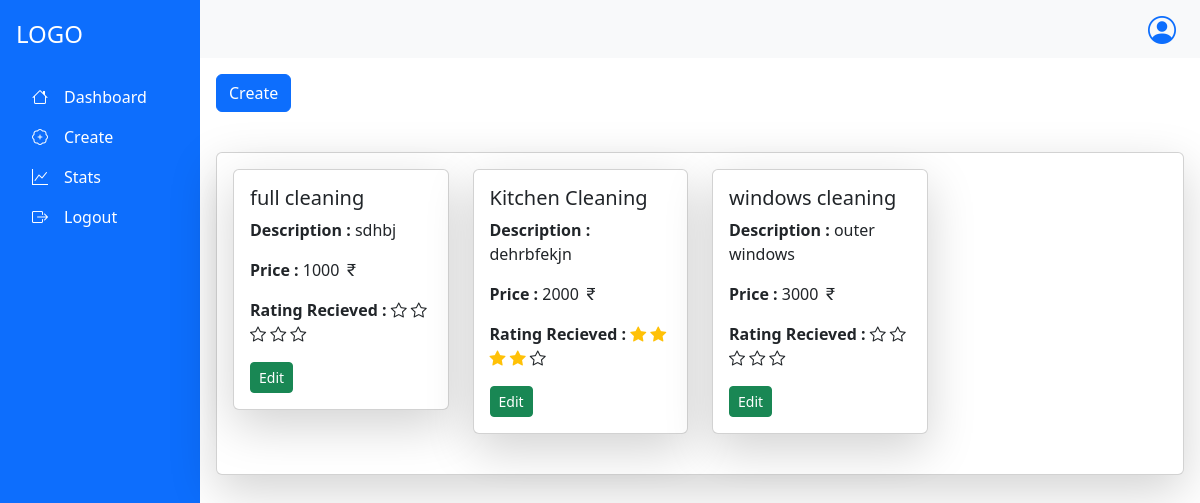
The page /serviceprovider/create (signed in) on the database as committed earlier.
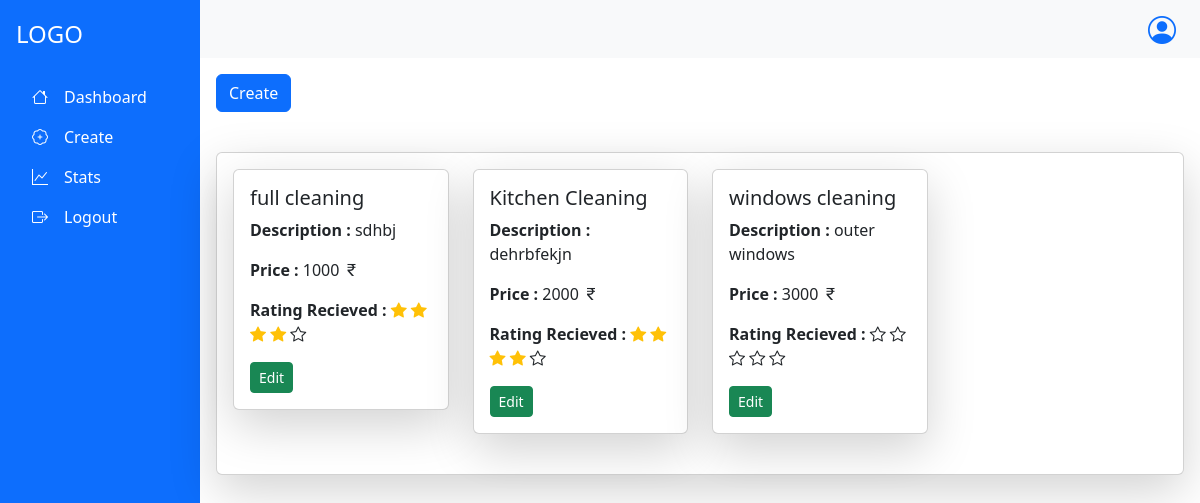
The same page on the database as committed later.
### app.py (models this page shows)
class Package(db.Model):
    __tablename__="package"
    p_id=db.Column(db.Integer, primary_key=True, autoincrement= True)
    p_name=db.Column(db.String,unique=True)
    p_price=db.Column(db.Integer)
    p_description=db.Column(db.String)
    p_rating=db.Column(db.Integer)
    s_id=db.Column(db.Integer, db.ForeignKey("services.s_id"),nullable=False)
    sp_id=db.Column(db.Integer, db.ForeignKey("serviceprovider.sp_id"),nullable=False)
    req=db.relationship("Request",backref="pack")

### app.py (the view, shortened to what this page needs)
@app.route("/serviceprovider/create",methods=["GET","POST"])
def create_pack():
    if request.method=="GET":
        P=db.session.query(Package).filter_by(sp_id=current_user.sp_id).all()
        return render_template("/ServiceProvider/create_package.html",mypackage=P,cu=current_user)

### app.py (called while the page is built)
@login_manager.user_loader
def load_user(user_id):
        utype,id=user_id.split("-")
        if utype=="c":
            return db.session.query(Customer).filter_by(c_id=id).first()
        elif utype=='sp':
            return db.session.query(ServiceProvider).filter_by(sp_id=id).first()
        else:
            return db.session.query(Admin).filter_by(admin_id=id).first()

### templates/ServiceProvider/create_package.html (shortened to what this page needs)
{% extends "/ServiceProvider/serviceprovider_base.html" %}
{% block content %}
<p class="d-inline-flex gap-1">
    <button class="btn btn-primary" type="button" data-bs-toggle="collapse" data-bs-target="#collapseExample" aria-expanded="false" aria-controls="collapseExample">
      Create
    </button>
</p>
<div class="card mb-3 shadow-lg mt-4">
    <div class="card-body">
      <div class="row row-cols-1 row-cols-2 row-cols-3 row-cols-4 g-4">
      {% for p in mypackage %}
      <div class="col mb-4">
        <div class="card shadow-lg" style="width: 100%;">
            <div class="card-body">
                <h5 class="card-text">{{p.p_name}}</h5>
                <p class="card-text"><b>Description : </b>{{p.p_description}}</p>
                <p class="card-text"><b>Price : </b>{{p.p_price}} <i class="bi bi-currency-rupee"></i></p>
                <p>
                  <Strong>Rating Recieved : </Strong>
                  {% for i in range(p.p_rating) %}
                    <i class="bi bi-star-fill text-warning"></i>
                  {% endfor %}
                  {% for i in range(5-p.p_rating) %}
                    <i class="bi bi-star"></i>
                  {% endfor %}
                </p>
                <button class = "btn btn-sm btn-success " data-bs-toggle="modal" data-bs-target="#edit-{{p.p_id}}">Edit</button>
            </div>
        </div>
      </div>
        {% endfor %}
      </div>
    </div>
  </div>
{% endblock %}

Rows that differ between the two databases and show on the page:
changed Package "full cleaning": p_rating 0 → 4 (drawn)
